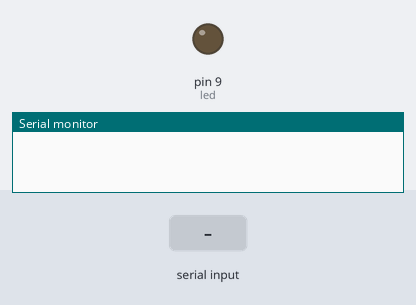
Simulated run of this sketch. Board: Arduino Uno, built with avr-gcc and run on an emulated ATmega328P. On the bench: output pins drawn as LEDs (lit = HIGH), the last lines printed to the serial monitor. Dashed ring = blinking. The test bench sets the inputs (shaded band).

Above: at 1.2 s.
1.3 s: "*hello" received over Serial
At 1.7 s:
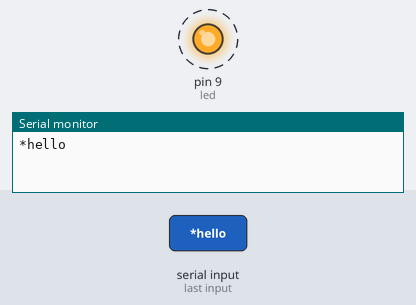
Timing chart, 0 to 9.4 s (numbered marks = the images above; inputs shaded):
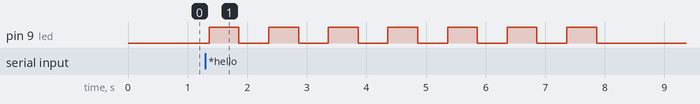

The sketch:

voice_control.ino
```cpp
String voice;
int led=9;

void setup()
{
  pinMode(led,OUTPUT);
  Serial.begin(9600);
  voice="";
}

void loop()
{
  while (Serial.available()){
  delay(10);
  char c = Serial.read();
  if (c == '#')
  {
    break;
  }
  voice += c;
  }
   if (voice.length() > 0)
   {
    Serial.println(voice);

    }
    if(voice=="*hello")
    {
      digitalWrite(led,HIGH);
      delay(500);
      digitalWrite(led,LOW);
      delay(500);digitalWrite(led,HIGH);
      delay(500);
      digitalWrite(led,LOW);
      delay(500);digitalWrite(led,HIGH);
      delay(500);
      digitalWrite(led,LOW);
      delay(500);digitalWrite(led,HIGH);
      delay(500);
      digitalWrite(led,LOW);
      delay(500);digitalWrite(led,HIGH);
      delay(500);
      digitalWrite(led,LOW);
      delay(500);digitalWrite(led,HIGH);
      delay(500);
      digitalWrite(led,LOW);
      delay(500);digitalWrite(led,HIGH);
      delay(500);
      digitalWrite(led,LOW);
      delay(500);
     }
     else if(voice=="*on")
    {
      digitalWrite(led,HIGH);
      delay(500);

     }
     else if(voice=="*bye")
     {
      digitalWrite(led,LOW);

     } voice="";    }
```

Measured:
- after the input at 1.3 s, pin 9 (led): alternates HIGH for 0.50 s and LOW for 0.50 s, 14 changes in all, then stays LOW, starting after 0.06 s
